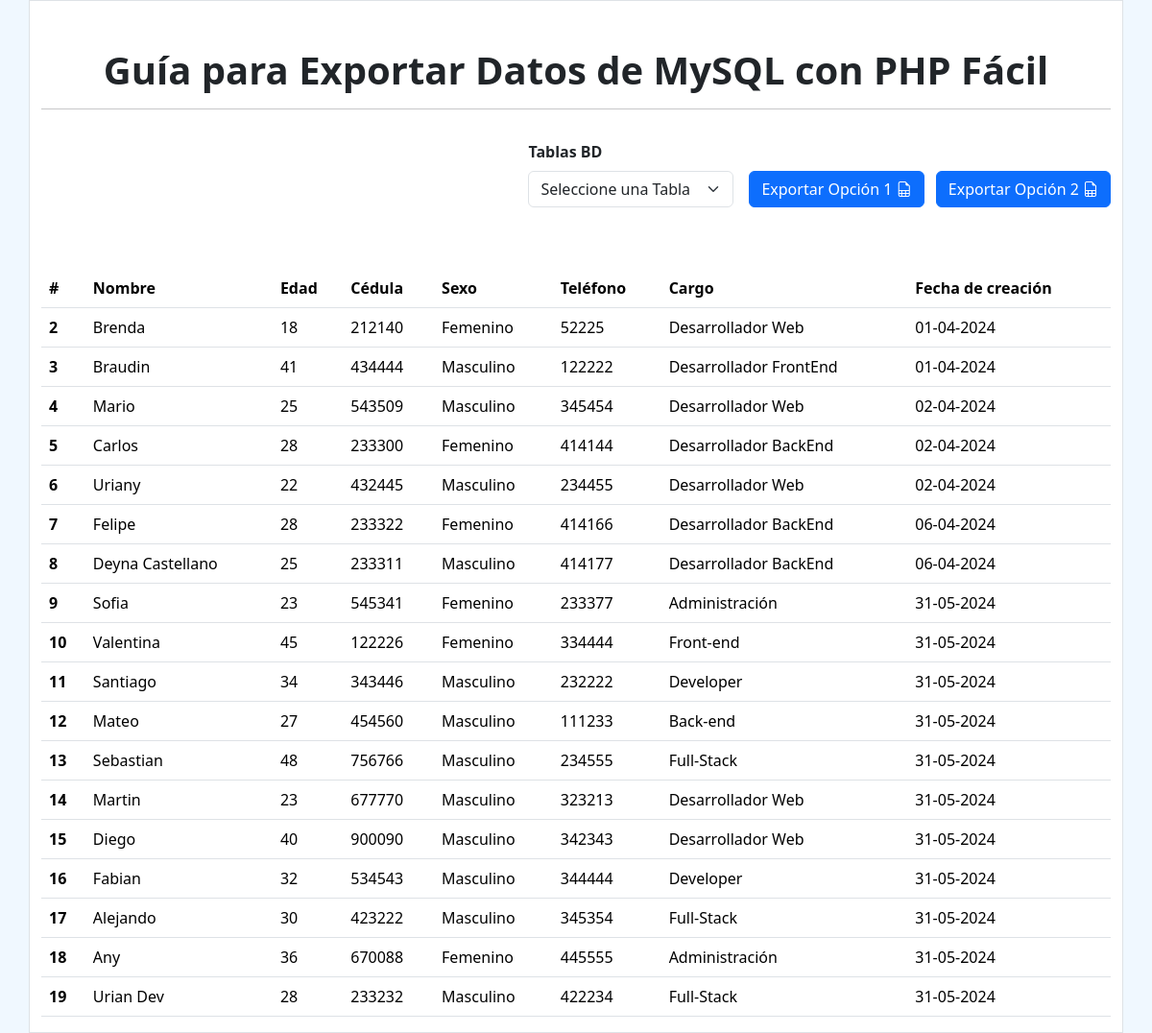
The page / on the database its author committed.
### tables this page shows
CREATE TABLE `tbl_empleados` (
  `id` bigint UNSIGNED NOT NULL,
  `nombre` varchar(255) NOT NULL,
  `edad` int DEFAULT NULL,
  `cedula` varchar(255) DEFAULT NULL,
  `sexo` varchar(255) DEFAULT NULL,
  `telefono` varchar(255) DEFAULT NULL,
  `cargo` varchar(255) DEFAULT NULL,
  `created_at` timestamp NULL DEFAULT CURRENT_TIMESTAMP
);

### funciones.php (called while the page is built, shortened)
<?php
function getEmpleados($conexion)
{
    $sql = "SELECT
        nombre, edad, cedula,
        sexo, telefono, cargo, created_at
    FROM tbl_empleados  ORDER BY id ASC";
    $resultado = $conexion->query($sql);
    return $resultado;
}

### index.php (the view, shortened to what this page needs)
<!DOCTYPE html>
<html lang="es">
<head>
    <link href="https://cdn.jsdelivr.net/npm/bootstrap@5.3.3/dist/css/bootstrap.min.css" rel="stylesheet">
    <link rel="stylesheet" href="https://cdn.jsdelivr.net/npm/bootstrap-icons@1.11.3/font/bootstrap-icons.min.css">
    <link
        rel="stylesheet"
        href="https://cdn.jsdelivr.net/npm/nextjs-toast-notify@1.27.0/dist/nextjs-toast-notify.css" />
</head>
<body>
    <?php
    include('config/configBD.php');
    include('funciones.php');
    $empleados = getEmpleados($conexion);
    ?>
    <div class="container border">
        <div class="row justify-content-center">
            <div class="col-md-12 mt-5">
                <h1 class="text-center fw-bold">Guía para Exportar Datos de MySQL con PHP Fácil
                    <hr>
                </h1>
            </div>
        </div>
        <div class="row">
            <div class="col-md-12 d-flex justify-content-end align-items-center">
                <div class="px-3">
                    <label for="Tablas" class="form-label fw-bold">Tablas BD</label>
                    <select id="tablasBD" class="form-select me-2" aria-label="Database">
                        <option value="" disabled selected>Seleccione una Tabla</option>
                    </select>
                </div>
                <div class="mb-3 mt-5">
                    <a download="empleados.csv" href="export/export.php" class="btn btn-primary me-2">Exportar Opción 1 <i class="bi bi-file-earmark-spreadsheet"></i></a>
                    <a download="listaEmpleados.csv" href="export/export1.php" class="btn btn-primary">Exportar Opción 2 <i class="bi bi-file-earmark-spreadsheet"></i></a>
                </div>
            </div>
        </div>
        <div class="row justify-content-center mt-5">
            <div class="col-md-12">
                <div class="table-responsive">
                    <table class="table">
                        <thead>
                            <tr>
                                <th scope="col">#</th>
                                <th scope="col">Nombre</th>
                                <th scope="col">Edad</th>
                                <th scope="col">Cédula</th>
                                <th scope="col">Sexo</th>
                                <th scope="col">Teléfono</th>
                                <th scope="col">Cargo</th>
                                <th scope="col">Fecha de creación</th>
                            </tr>
                        </thead>
                        <tbody>
                            <?php
                            $count = 1;
                            foreach ($empleados as $empleado) :
                                $count += 1; ?>
                                <tr>
                                    <th><?php echo $count; ?></th>
                                    <td><?php echo $empleado['nombre']; ?></td>
                                    <td><?php echo $empleado['edad']; ?></td>
                                    <td><?php echo $empleado['cedula']; ?></td>
                                    <td><?php echo $empleado['sexo']; ?></td>
                                    <td><?php echo $empleado['telefono']; ?></td>
                                    <td><?php echo $empleado['cargo']; ?></td>
                                    <td><?php echo date('d-m-Y', strtotime($empleado['created_at'])); ?></td>
                                </tr>
                            <?php endforeach; ?>
                        </tbody>
                    </table>
                </div>
            </div>
        </div>
    </div>
</body>
</html>

### index.php (style rules this page uses)
body { background-color: aliceblue; }
.container { background-color: #ffff; }

### rows shown on the page
tbl_empleados: nombre "Brenda", edad "18", cedula "212140", sexo "Femenino", telefono "52225", cargo "Desarrollador Web", created_at "01-04-2024"
tbl_empleados: nombre "Braudin", edad "41", cedula "434444", sexo "Masculino", telefono "122222", cargo "Desarrollador FrontEnd", created_at "01-04-2024"
tbl_empleados: nombre "Mario", edad "25", cedula "543509", sexo "Masculino", telefono "345454", cargo "Desarrollador Web", created_at "02-04-2024"
tbl_empleados: nombre "Carlos", edad "28", cedula "233300", sexo "Femenino", telefono "414144", cargo "Desarrollador BackEnd", created_at "02-04-2024"
tbl_empleados: nombre "Uriany", edad "22", cedula "432445", sexo "Masculino", telefono "234455", cargo "Desarrollador Web", created_at "02-04-2024"
tbl_empleados: nombre "Felipe", edad "28", cedula "233322", sexo "Femenino", telefono "414166", cargo "Desarrollador BackEnd", created_at "06-04-2024"
tbl_empleados: nombre "Deyna Castellano", edad "25", cedula "233311", sexo "Masculino", telefono "414177", cargo "Desarrollador BackEnd", created_at "06-04-2024"
tbl_empleados: nombre "Sofia", edad "23", cedula "545341", sexo "Femenino", telefono "233377", cargo "Administración", created_at "31-05-2024"
tbl_empleados: nombre "Valentina", edad "45", cedula "122226", sexo "Femenino", telefono "334444", cargo "Front-end", created_at "31-05-2024"
tbl_empleados: nombre "Santiago", edad "34", cedula "343446", sexo "Masculino", telefono "232222", cargo "Developer", created_at "31-05-2024"
tbl_empleados: nombre "Mateo", edad "27", cedula "454560", sexo "Masculino", telefono "111233", cargo "Back-end", created_at "31-05-2024"
tbl_empleados: nombre "Sebastian", edad "48", cedula "756766", sexo "Masculino", telefono "234555", cargo "Full-Stack", created_at "31-05-2024"
tbl_empleados: nombre "Martin", edad "23", cedula "677770", sexo "Masculino", telefono "323213", cargo "Desarrollador Web", created_at "31-05-2024"
tbl_empleados: nombre "Diego", edad "40", cedula "900090", sexo "Masculino", telefono "342343", cargo "Desarrollador Web", created_at "31-05-2024"
tbl_empleados: nombre "Fabian", edad "32", cedula "534543", sexo "Masculino", telefono "344444", cargo "Developer", created_at "31-05-2024"
tbl_empleados: nombre "Alejando", edad "30", cedula "423222", sexo "Masculino", telefono "345354", cargo "Full-Stack", created_at "31-05-2024"
tbl_empleados: nombre "Any", edad "36", cedula "670088", sexo "Femenino", telefono "445555", cargo "Administración", created_at "31-05-2024"
tbl_empleados: nombre "Urian Dev", edad "28", cedula "233232", sexo "Masculino", telefono "422234", cargo "Full-Stack", created_at "31-05-2024"
